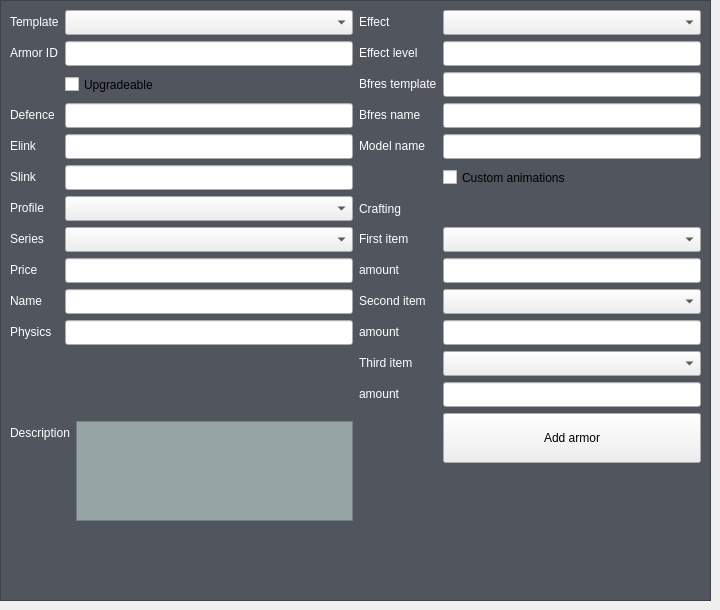
         <widget class="QWidget" name="tab">
          <attribute name="title">
           <string>Add armor</string>
          </attribute>
          <widget class="QFrame" name="frame_4">
           <property name="geometry">
            <rect>
             <x>0</x>
             <y>0</y>
             <width>711</width>
             <height>601</height>
            </rect>
           </property>
           <property name="styleSheet">
            <string notr="true">QFrame{
	background-color: rgb(81, 85, 93);
	color: white;
	
	font: 9pt &quot;Segoe MDL2 Assets&quot;;
}</string>
           </property>
           <property name="frameShape">
            <enum>QFrame::StyledPanel</enum>
           </property>
           <property name="frameShadow">
            <enum>QFrame::Raised</enum>
           </property>
           <layout class="QHBoxLayout" name="horizontalLayout">
            <item>
             <layout class="QGridLayout" name="gridLayout_5">
              <item row="0" column="0">
               <layout class="QFormLayout" name="formLayout">
                <item row="0" column="0">
                 <widget class="QLabel" name="label_28">
                  <property name="text">
                   <string>Template</string>
                  </property>
                 </widget>
                </item>
                <item row="0" column="1">
                 <widget class="QComboBox" name="base">
                  <property name="enabled">
                   <bool>true</bool>
                  </property>
                  <property name="minimumSize">
                   <size>
                    <width>260</width>
                    <height>25</height>
                   </size>
                  </property>
                  <property name="maximumSize">
                   <size>
                    <width>166666</width>
                    <height>16777215</height>
                   </size>
                  </property>
                 </widget>
                </item>
                <item row="1" column="0">
                 <widget class="QLabel" name="label_4">
                  <property name="text">
                   <string>Armor ID</string>
                  </property>
                 </widget>
                </item>
                <item row="1" column="1">
                 <widget class="QLineEdit" name="name">
                  <property name="minimumSize">
                   <size>
                    <width>0</width>
                    <height>25</height>
                   </size>
                  </property>
                  <property name="maximumSize">
                   <size>
                    <width>16777215</width>
                    <height>25</height>
                   </size>
                  </property>
                 </widget>
                </item>
                <item row="3" column="0">
                 <widget class="QLabel" name="label_5">
                  <property name="text">
                   <string>Defence</string>
                  </property>
                 </widget>
                </item>
                <item row="3" column="1">
                 <widget class="QLineEdit" name="defence">
                  <property name="minimumSize">
                   <size>
                    <width>0</width>
                    <height>25</height>
                   </size>
                  </property>
                  <property name="maximumSize">
                   <size>
                    <width>16777215</width>
                    <height>25</height>
                   </size>
                  </property>
                 </widget>
                </item>
                <item row="4" column="0">
                 <widget class="QLabel" name="label_6">
                  <property name="text">
                   <string>Elink</string>
                  </property>
                 </widget>
                </item>
                <item row="4" column="1">
                 <widget class="QLineEdit" name="elink">
                  <property name="minimumSize">
                   <size>
                    <width>0</width>
                    <height>25</height>
                   </size>
                  </property>
                  <property name="maximumSize">
                   <size>
                    <width>16777215</width>
                    <height>25</height>
                   </size>
                  </property>
                 </widget>
                </item>
                <item row="5" column="0">
                 <widget class="QLabel" name="label_7">
                  <property name="text">
                   <string>Slink</string>
                  </property>
                 </widget>
                </item>
                <item row="5" column="1">
                 <widget class="QLineEdit" name="slink">
                  <property name="minimumSize">
                   <size>
                    <width>0</width>
                    <height>25</height>
                   </size>
                  </property>
                  <property name="maximumSize">
                   <size>
                    <width>16777215</width>
                    <height>25</height>
                   </size>
                  </property>
                 </widget>
                </item>
                <item row="6" column="0">
                 <widget class="QLabel" name="label_8">
                  <property name="text">
                   <string>Profile</string>
                  </property>
                 </widget>
                </item>
                <item row="6" column="1">
                 <widget class="QComboBox" name="profile">
                  <property name="minimumSize">
                   <size>
                    <width>0</width>
                    <height>25</height>
                   </size>
                  </property>
                 </widget>
                </item>
                <item row="7" column="0">
                 <widget class="QLabel" name="label_9">
                  <property name="text">
                   <string>Series</string>
                  </property>
                 </widget>
                </item>
                <item row="7" column="1">
                 <widget class="QComboBox" name="series">
                  <property name="minimumSize">
                   <size>
                    <width>0</width>
                    <height>25</height>
                   </size>
                  </property>
                 </widget>
                </item>
                <item row="8" column="0">
                 <widget class="QLabel" name="label_10">
                  <property name="text">
                   <string>Price</string>
                  </property>
                 </widget>
                </item>
                <item row="9" column="0">
                 <widget class="QLabel" name="label_11">
                  <property name="text">
                   <string>Name</string>
                  </property>
                 </widget>
                </item>
                <item row="9" column="1">
                 <widget class="QLineEdit" name="name_desc">
                  <property name="minimumSize">
                   <size>
                    <width>0</width>
                    <height>25</height>
                   </size>
                  </property>
                  <property name="maximumSize">
                   <size>
                    <width>16777215</width>
                    <height>25</height>
                   </size>
                  </property>
                 </widget>
                </item>
                <item row="10" column="0">
                 <widget class="QLabel" name="label_12">
                  <property name="text">
                   <string>Physics</string>
                  </property>
                 </widget>
                </item>
                <item row="10" column="1">
                 <widget class="QLineEdit" name="physics">
                  <property name="minimumSize">
                   <size>
                    <width>0</width>
                    <height>25</height>
                   </size>
                  </property>
                  <property name="maximumSize">
                   <size>
                    <width>16777215</width>
                    <height>25</height>
                   </size>
                  </property>
                 </widget>
                </item>
                <item row="8" column="1">
                 <widget class="QLineEdit" name="price">
                  <property name="minimumSize">
                   <size>
                    <width>0</width>
                    <height>25</height>
                   </size>
                  </property>
                  <property name="maximumSize">
                   <size>
                    <width>16777215</width>
                    <height>25</height>
                   </size>
                  </property>
                 </widget>
                </item>
                <item row="2" column="1">
                 <widget class="QCheckBox" name="upgradeable">
                  <property name="minimumSize">
                   <size>
                    <width>0</width>
                    <height>25</height>
                   </size>
                  </property>
                  <property name="text">
                   <string>Upgradeable</string>
                  </property>
                 </widget>
                </item>
               </layout>
              </item>
              <item row="1" column="0">
               <layout class="QFormLayout" name="formLayout_6">
                <item row="0" column="0">
                 <widget class="QLabel" name="label_13">
                  <property name="text">
                   <string>Description</string>
                  </property>
                 </widget>
                </item>
                <item row="0" column="1">
                 <widget class="QTextEdit" name="desc">
                  <property name="minimumSize">
                   <size>
                    <width>0</width>
                    <height>80</height>
                   </size>
                  </property>
                  <property name="maximumSize">
                   <size>
                    <width>16777215</width>
                    <height>100</height>
                   </size>
                  </property>
                  <property name="styleSheet">
                   <string notr="true">background-color: rgb(149, 165, 166);
font: 10pt &quot;Segoe MDL2 Assets&quot;;</string>
                  </property>
                 </widget>
                </item>
               </layout>
              </item>
             </layout>
            </item>
            <item>
             <layout class="QHBoxLayout" name="horizontalLayout_5">
              <item>
               <layout class="QFormLayout" name="formLayout_2">
                <item row="0" column="0">
                 <widget class="QLabel" name="label_15">
                  <property name="text">
                   <string>Effect</string>
                  </property>
                 </widget>
                </item>
                <item row="0" column="1">
                 <widget class="QComboBox" name="effect">
                  <property name="minimumSize">
                   <size>
                    <width>0</width>
                    <height>25</height>
                   </size>
                  </property>
                  <property name="maximumSize">
                   <size>
                    <width>16666</width>
                    <height>0</height>
                   </size>
                  </property>
                  <property name="styleSheet">
                   <string notr="true">/*font: 12pt &quot;Segoe MDL2 Assets&quot;;</string>
                  </property>
                 </widget>
                </item>
                <item row="1" column="0">
                 <widget class="QLabel" name="label_16">
                  <property name="minimumSize">
                   <size>
                    <width>75</width>
                    <height>0</height>
                   </size>
                  </property>
                  <property name="text">
                   <string>Effect level</string>
                  </property>
                 </widget>
                </item>
                <item row="1" column="1">
                 <widget class="QLineEdit" name="effect_lv">
                  <property name="minimumSize">
                   <size>
                    <width>0</width>
                    <height>25</height>
                   </size>
                  </property>
                  <property name="maximumSize">
                   <size>
                    <width>16777215</width>
                    <height>25</height>
                   </size>
                  </property>
                 </widget>
                </item>
                <item row="2" column="0">
                 <widget class="QLabel" name="label_27">
                  <property name="text">
                   <string>Bfres template</string>
                  </property>
                 </widget>
                </item>
                <item row="2" column="1">
                 <widget class="QLineEdit" name="bfres_template">
                  <property name="minimumSize">
                   <size>
                    <width>0</width>
                    <height>25</height>
                   </size>
                  </property>
                  <property name="maximumSize">
                   <size>
                    <width>16777215</width>
                    <height>25</height>
                   </size>
                  </property>
                 </widget>
                </item>
                <item row="3" column="0">
                 <widget class="QLabel" name="label">
                  <property name="text">
                   <string>Bfres name</string>
                  </property>
                 </widget>
                </item>
                <item row="3" column="1">
                 <widget class="QLineEdit" name="bfres">
                  <property name="minimumSize">
                   <size>
                    <width>0</width>
                    <height>25</height>
                   </size>
                  </property>
                  <property name="maximumSize">
                   <size>
                    <width>16777215</width>
                    <height>25</height>
                   </size>
                  </property>
                 </widget>
                </item>
                <item row="4" column="0">
                 <widget class="QLabel" name="label_2">
                  <property name="text">
                   <string>Model name</string>
                  </property>
                 </widget>
                </item>
                <item row="4" column="1">
                 <widget class="QLineEdit" name="mainmodel">
                  <property name="minimumSize">
                   <size>
                    <width>0</width>
                    <height>25</height>
                   </size>
                  </property>
                  <property name="maximumSize">
                   <size>
                    <width>16777215</width>
                    <height>25</height>
                   </size>
                  </property>
                 </widget>
                </item>
                <item row="5" column="0">
                 <widget class="QLabel" name="label_25">
                  <property name="text">
                   <string/>
                  </property>
                 </widget>
                </item>
                <item row="5" column="1">
                 <widget class="QCheckBox" name="korok_mask">
                  <property name="minimumSize">
                   <size>
                    <width>0</width>
                    <height>25</height>
                   </size>
                  </property>
                  <property name="text">
                   <string>Custom animations</string>
                  </property>
                 </widget>
                </item>
                <item row="6" column="0">
                 <widget class="QLabel" name="label_26">
                  <property name="minimumSize">
                   <size>
                    <width>0</width>
                    <height>25</height>
                   </size>
                  </property>
                  <property name="maximumSize">
                   <size>
                    <width>16777215</width>
                    <height>25</height>
                   </size>
                  </property>
                  <property name="text">
                   <string>Crafting</string>
                  </property>
                 </widget>
                </item>
                <item row="6" column="1">
                 <widget class="QLabel" name="label_19">
                  <property name="minimumSize">
                   <size>
                    <width>0</width>
                    <height>25</height>
                   </size>
                  </property>
                  <property name="text">
                   <string/>
                  </property>
                 </widget>
                </item>
                <item row="7" column="0">
                 <widget class="QLabel" name="label_17">
                  <property name="text">
                   <string>First item</string>
                  </property>
                 </widget>
                </item>
                <item row="7" column="1">
                 <widget class="QComboBox" name="item1">
                  <property name="minimumSize">
                   <size>
                    <width>0</width>
                    <height>25</height>
                   </size>
                  </property>
                 </widget>
                </item>
                <item row="8" column="0">
                 <widget class="QLabel" name="label_18">
                  <property name="text">
                   <string>amount</string>
                  </property>
                 </widget>
                </item>
                <item row="8" column="1">
                 <widget class="QLineEdit" name="item1_n">
                  <property name="minimumSize">
                   <size>
                    <width>0</width>
                    <height>25</height>
                   </size>
                  </property>
                  <property name="maximumSize">
                   <size>
                    <width>16777215</width>
                    <height>25</height>
                   </size>
                  </property>
                 </widget>
                </item>
                <item row="9" column="0">
                 <widget class="QLabel" name="label_20">
                  <property name="text">
                   <string>Second item</string>
                  </property>
                 </widget>
                </item>
                <item row="9" column="1">
                 <widget class="QComboBox" name="item2">
                  <property name="minimumSize">
                   <size>
                    <width>0</width>
                    <height>25</height>
                   </size>
                  </property>
                 </widget>
                </item>
                <item row="10" column="0">
                 <widget class="QLabel" name="label_21">
                  <property name="text">
                   <string>amount</string>
                  </property>
                 </widget>
                </item>
                <item row="10" column="1">
                 <widget class="QLineEdit" name="item2_n">
                  <property name="minimumSize">
                   <size>
                    <width>0</width>
                    <height>25</height>
                   </size>
                  </property>
                  <property name="maximumSize">
                   <size>
                    <width>16777215</width>
                    <height>25</height>
                   </size>
                  </property>
                 </widget>
                </item>
                <item row="11" column="0">
                 <widget class="QLabel" name="label_23">
                  <property name="text">
                   <string>Third item</string>
                  </property>
                 </widget>
                </item>
                <item row="11" column="1">
                 <widget class="QComboBox" name="item3">
                  <property name="minimumSize">
                   <size>
                    <width>0</width>
                    <height>25</height>
                   </size>
                  </property>
                 </widget>
                </item>
                <item row="12" column="0">
                 <widget class="QLabel" name="label_22">
                  <property name="text">
                   <string>amount</string>
                  </property>
                 </widget>
                </item>
                <item row="12" column="1">
                 <widget class="QLineEdit" name="item3_n">
                  <property name="minimumSize">
                   <size>
                    <width>0</width>
                    <height>25</height>
                   </size>
                  </property>
                  <property name="maximumSize">
                   <size>
                    <width>16777215</width>
                    <height>25</height>
                   </size>
                  </property>
                 </widget>
                </item>
                <item row="13" column="1">
                 <widget class="QPushButton" name="Add_armor">
                  <property name="minimumSize">
                   <size>
                    <width>200</width>
                    <height>50</height>
                   </size>
                  </property>
                  <property name="maximumSize">
                   <size>
                    <width>16777215</width>
                    <height>16777215</height>
                   </size>
                  </property>
                  <property name="text">
                   <string>Add armor</string>
                  </property>
                 </widget>
                </item>
               </layout>
              </item>
             </layout>
            </item>
           </layout>
          </widget>
         </widget>
